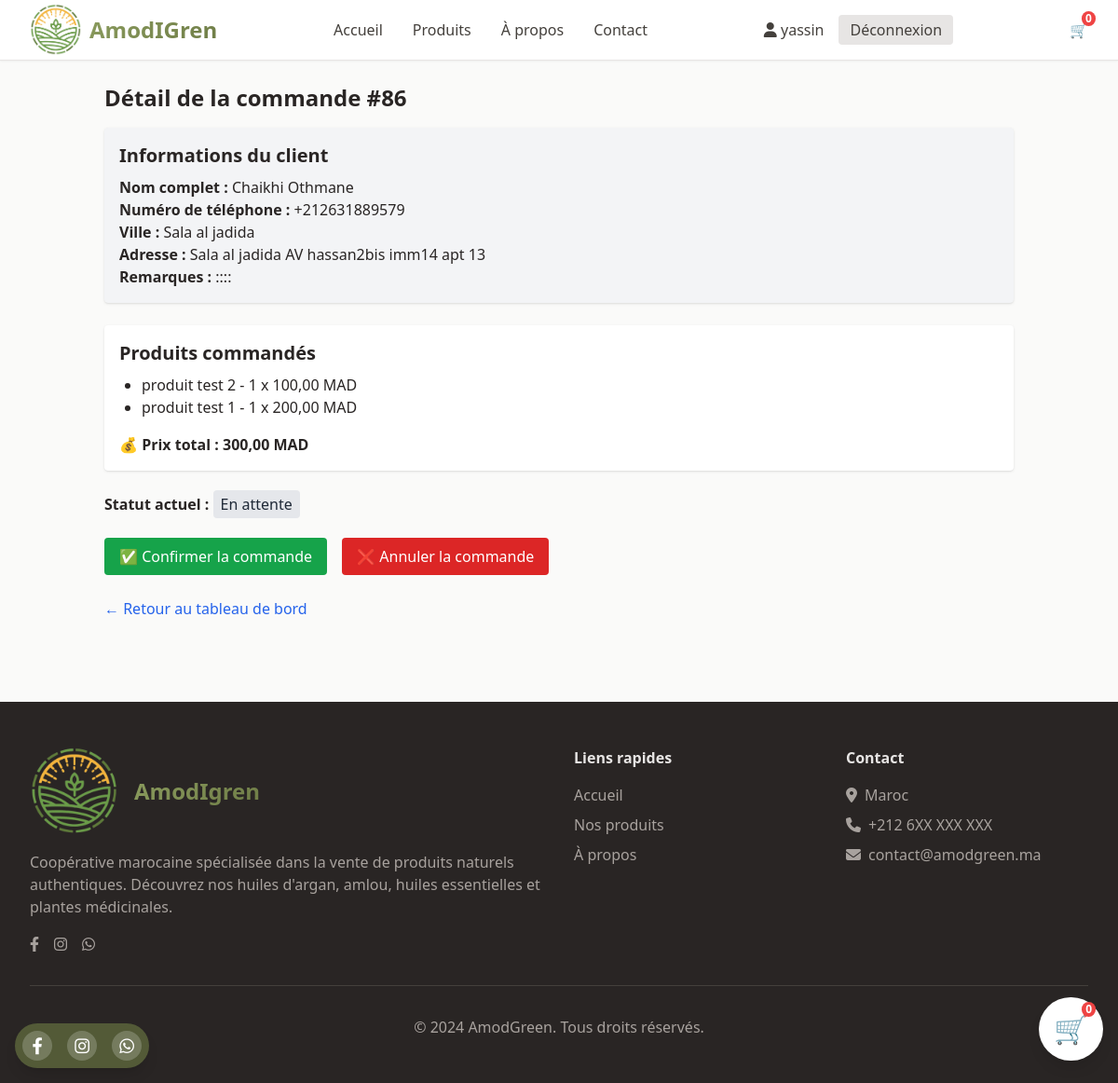
The app's page /ar/admin-dashboard/order/86/ (signed in), older data.
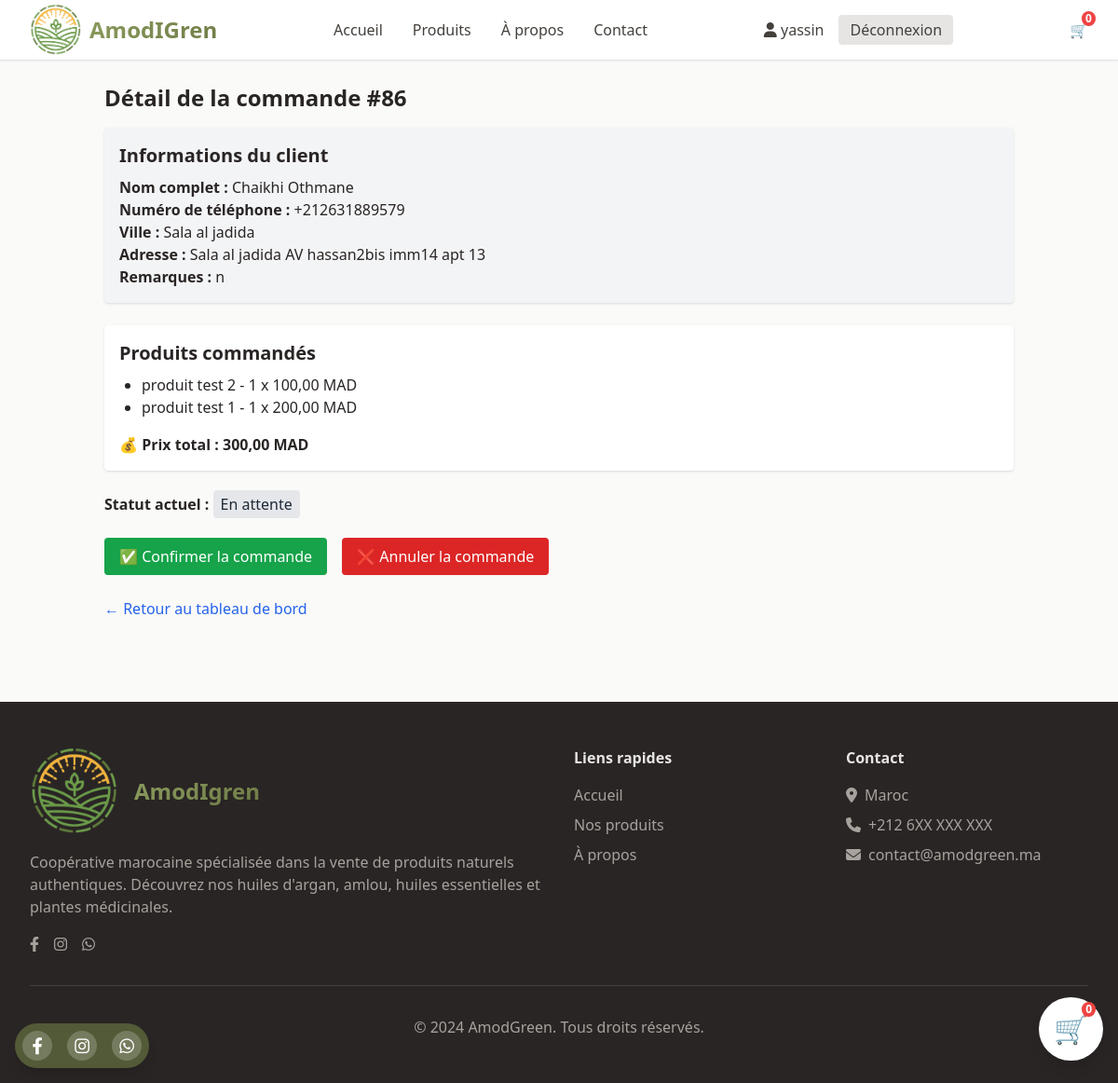
The same page, newer data.
### store/models.py (models this page shows, shortened)
class Order(models.Model):
    STATUS_CHOICES = [
        ('pending', 'En attente'),
        ('contacted', 'Client contacté'),
        ('confirmed', 'Confirmée'),
        ('delivered', 'Livrée'),
        ('cancelled', 'Annulée'),
    ]
    is_deleted = models.BooleanField(default=False)
    full_name = models.CharField(max_length=200, verbose_name="Nom complet")
    phone = models.CharField(max_length=20, verbose_name="Numéro de téléphone")
    city = models.CharField(max_length=100, verbose_name="Ville")
    address = models.TextField(verbose_name="Adresse complète")
    notes = models.TextField(blank=True, verbose_name="Remarques")
    status = models.CharField(max_length=20, choices=STATUS_CHOICES, default='pending', verbose_name="Statut")
    created_at = models.DateTimeField(auto_now_add=True, verbose_name="Date de commande")
    estimated_delivery_date = models.DateField(null=True, blank=True, verbose_name="Date de livraison estimée")
    class Meta:
        verbose_name = "Commande"
        verbose_name_plural = "Commandes"
        ordering = ['-created_at']
    @property
    def total_price(self):
        return sum(item.price * item.quantity for item in self.items.all())

class OrderItem(models.Model):
    order = models.ForeignKey(Order, related_name='items', on_delete=models.CASCADE)
    product = models.ForeignKey(Product, on_delete=models.CASCADE)
    quantity = models.PositiveIntegerField()
    price = models.DecimalField(max_digits=8, decimal_places=2)

### store/views_admin.py (the view, shortened to what this page needs)
# urls.py: path('admin-dashboard/order/<int:order_id>/', views_admin.order_detail, name='order_detail'),
@login_required
def order_detail(request, order_id):
    order = get_object_or_404(Order, pk=order_id)
    return render(request, 'admin/order_detail.html', {'order': order})

### store/context_processors.py (called while the page is built)
def cart_count(request):
    cart = get_or_create_cart(request)
    return {'cart_count': cart.items.count()}

### store/utils.py (called while the page is built)
def get_or_create_cart(request):
    if request.user.is_authenticated:
        cart, created = Cart.objects.get_or_create(user=request.user)
    else:
        if not request.session.session_key:
            request.session.create()
        session_key = request.session.session_key
        cart, created = Cart.objects.get_or_create(session_key=session_key, user=None)
    return cart

### templates/admin/order_detail.html (shortened to what this page needs)
{% extends 'base.html' %}
{% block content %}
<div class="container mx-auto p-6">
    <h1 class="text-2xl font-bold mb-4">Détail de la commande #{{ order.id }}</h1>
    <div class="bg-gray-100 p-4 rounded shadow mb-6">
        <h2 class="text-xl font-semibold mb-2">Informations du client</h2>
        <p><strong>Nom complet :</strong> {{ order.full_name }}</p>
        <p><strong>Numéro de téléphone :</strong> {{ order.phone }}</p>
        <p><strong>Ville :</strong> {{ order.city }}</p>
        <p><strong>Adresse :</strong> {{ order.address }}</p>
        {% if order.notes %}
            <p><strong>Remarques :</strong> {{ order.notes }}</p>
        {% endif %}
    </div>
    <div class="bg-white p-4 rounded shadow mb-6">
        <h2 class="text-xl font-semibold mb-2">Produits commandés</h2>
        <ul class="list-disc ml-6">
            {% for item in order.items.all %}
                <li>{{ item.product.name }} - {{ item.quantity }} x {{ item.price }} MAD</li>
            {% endfor %}
        </ul>
        <p class="mt-4 font-semibold">💰 Prix total : {{ order.total_price }} MAD</p>
    </div>
    <p class="mb-4"><strong>Statut actuel :</strong>
        <span class="px-2 py-1 rounded bg-gray-200 text-gray-800">{{ order.get_status_display }}</span>
    </p>
    <form method="post" class="mt-6 flex gap-4">
        <button name="action" value="confirm" class="bg-green-600 text-white px-4 py-2 rounded">
            ✅ Confirmer la commande
        </button>
        <button name="action" value="cancel" class="bg-red-600 text-white px-4 py-2 rounded">
            ❌ Annuler la commande
        </button>
    </form>
    <a href="{% url 'admin_dashboard' %}" class="inline-block mt-6 text-blue-600 hover:underline">← Retour au tableau de bord</a>
</div>
{% endblock %}

Row changes from the older to the newer data that the page shows:
changed Order "Chaikhi Othmane": notes "::::" → "n"
